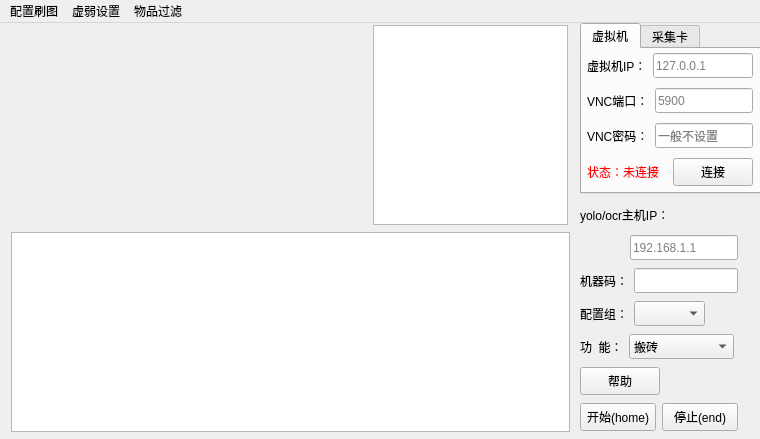
<?xml version="1.0" encoding="UTF-8"?>
<ui version="4.0">
 <class>MainWindow</class>
 <widget class="QMainWindow" name="MainWindow">
  <property name="geometry">
   <rect>
    <x>0</x>
    <y>0</y>
    <width>760</width>
    <height>439</height>
   </rect>
  </property>
  <property name="windowTitle">
   <string>工具人</string>
  </property>
  <widget class="QWidget" name="centralwidget">
   <widget class="QTableWidget" name="rolesTable">
    <property name="geometry">
     <rect>
      <x>11</x>
      <y>209</y>
      <width>559</width>
      <height>200</height>
     </rect>
    </property>
    <property name="minimumSize">
     <size>
      <width>559</width>
      <height>200</height>
     </size>
    </property>
    <property name="maximumSize">
     <size>
      <width>559</width>
      <height>200</height>
     </size>
    </property>
   </widget>
   <widget class="QWidget" name="horizontalLayoutWidget_6">
    <property name="geometry">
     <rect>
      <x>11</x>
      <y>1</y>
      <width>559</width>
      <height>202</height>
     </rect>
    </property>
    <layout class="QHBoxLayout" name="horizontalLayout_2">
     <item>
      <widget class="QLabel" name="label_10">
       <property name="minimumSize">
        <size>
         <width>356</width>
         <height>200</height>
        </size>
       </property>
       <property name="maximumSize">
        <size>
         <width>356</width>
         <height>200</height>
        </size>
       </property>
       <property name="text">
        <string/>
       </property>
      </widget>
     </item>
     <item>
      <widget class="QPlainTextEdit" name="logPlainTextEdit">
       <property name="minimumSize">
        <size>
         <width>195</width>
         <height>200</height>
        </size>
       </property>
       <property name="maximumSize">
        <size>
         <width>195</width>
         <height>200</height>
        </size>
       </property>
      </widget>
     </item>
    </layout>
   </widget>
   <widget class="QTabWidget" name="tabWidget">
    <property name="geometry">
     <rect>
      <x>580</x>
      <y>0</y>
      <width>181</width>
      <height>171</height>
     </rect>
    </property>
    <property name="currentIndex">
     <number>0</number>
    </property>
    <widget class="QWidget" name="tab">
     <attribute name="title">
      <string>虚拟机</string>
     </attribute>
     <widget class="QWidget" name="verticalLayoutWidget_2">
      <property name="geometry">
       <rect>
        <x>5</x>
        <y>0</y>
        <width>166</width>
        <height>141</height>
       </rect>
      </property>
      <layout class="QVBoxLayout" name="verticalLayout_2">
       <item>
        <layout class="QHBoxLayout" name="horizontalLayout_6">
         <property name="rightMargin">
          <number>0</number>
         </property>
         <item>
          <widget class="QLabel" name="label_4">
           <property name="sizePolicy">
            <sizepolicy hsizetype="Fixed" vsizetype="Preferred">
             <horstretch>0</horstretch>
             <verstretch>0</verstretch>
            </sizepolicy>
           </property>
           <property name="text">
            <string>虚拟机IP：</string>
           </property>
          </widget>
         </item>
         <item>
          <widget class="QLineEdit" name="lineEdit_3">
           <property name="sizePolicy">
            <sizepolicy hsizetype="Preferred" vsizetype="Fixed">
             <horstretch>0</horstretch>
             <verstretch>0</verstretch>
            </sizepolicy>
           </property>
           <property name="minimumSize">
            <size>
             <width>0</width>
             <height>25</height>
            </size>
           </property>
           <property name="placeholderText">
            <string>127.0.0.1</string>
           </property>
          </widget>
         </item>
        </layout>
       </item>
       <item>
        <layout class="QHBoxLayout" name="horizontalLayout_8">
         <property name="rightMargin">
          <number>0</number>
         </property>
         <item>
          <widget class="QLabel" name="label_5">
           <property name="sizePolicy">
            <sizepolicy hsizetype="Fixed" vsizetype="Preferred">
             <horstretch>0</horstretch>
             <verstretch>0</verstretch>
            </sizepolicy>
           </property>
           <property name="text">
            <string>VNC端口：</string>
           </property>
          </widget>
         </item>
         <item>
          <widget class="QLineEdit" name="lineEdit_4">
           <property name="minimumSize">
            <size>
             <width>0</width>
             <height>25</height>
            </size>
           </property>
           <property name="placeholderText">
            <string>5900</string>
           </property>
          </widget>
         </item>
        </layout>
       </item>
       <item>
        <layout class="QHBoxLayout" name="horizontalLayout_9">
         <property name="rightMargin">
          <number>0</number>
         </property>
         <item>
          <widget class="QLabel" name="label_6">
           <property name="sizePolicy">
            <sizepolicy hsizetype="Fixed" vsizetype="Preferred">
             <horstretch>0</horstretch>
             <verstretch>0</verstretch>
            </sizepolicy>
           </property>
           <property name="text">
            <string>VNC密码：</string>
           </property>
          </widget>
         </item>
         <item>
          <widget class="QLineEdit" name="lineEdit_5">
           <property name="minimumSize">
            <size>
             <width>0</width>
             <height>25</height>
            </size>
           </property>
           <property name="placeholderText">
            <string>一般不设置</string>
           </property>
          </widget>
         </item>
        </layout>
       </item>
       <item>
        <layout class="QHBoxLayout" name="horizontalLayout_5">
         <item>
          <widget class="QLabel" name="label_7">
           <property name="styleSheet">
            <string notr="true">color: rgb(255, 0, 0);</string>
           </property>
           <property name="text">
            <string>状态：未连接</string>
           </property>
          </widget>
         </item>
         <item>
          <widget class="QPushButton" name="startBtn_2">
           <property name="sizePolicy">
            <sizepolicy hsizetype="Fixed" vsizetype="Fixed">
             <horstretch>0</horstretch>
             <verstretch>0</verstretch>
            </sizepolicy>
           </property>
           <property name="minimumSize">
            <size>
             <width>0</width>
             <height>28</height>
            </size>
           </property>
           <property name="text">
            <string>连接</string>
           </property>
          </widget>
         </item>
        </layout>
       </item>
      </layout>
     </widget>
    </widget>
    <widget class="QWidget" name="tab_2">
     <attribute name="title">
      <string>采集卡</string>
     </attribute>
     <widget class="QWidget" name="verticalLayoutWidget">
      <property name="geometry">
       <rect>
        <x>5</x>
        <y>0</y>
        <width>166</width>
        <height>141</height>
       </rect>
      </property>
      <layout class="QVBoxLayout" name="verticalLayout">
       <item>
        <layout class="QHBoxLayout" name="horizontalLayout_23">
         <property name="rightMargin">
          <number>0</number>
         </property>
         <item>
          <widget class="QLabel" name="label_17">
           <property name="sizePolicy">
            <sizepolicy hsizetype="Fixed" vsizetype="Preferred">
             <horstretch>0</horstretch>
             <verstretch>0</verstretch>
            </sizepolicy>
           </property>
           <property name="text">
            <string>主控VID：</string>
           </property>
          </widget>
         </item>
         <item>
          <widget class="QLineEdit" name="lineEdit_10">
           <property name="minimumSize">
            <size>
             <width>0</width>
             <height>25</height>
            </size>
           </property>
           <property name="placeholderText">
            <string>0xC216</string>
           </property>
          </widget>
         </item>
        </layout>
       </item>
       <item>
        <layout class="QHBoxLayout" name="horizontalLayout_22">
         <property name="rightMargin">
          <number>0</number>
         </property>
         <item>
          <widget class="QLabel" name="label_16">
           <property name="sizePolicy">
            <sizepolicy hsizetype="Fixed" vsizetype="Preferred">
             <horstretch>0</horstretch>
             <verstretch>0</verstretch>
            </sizepolicy>
           </property>
           <property name="text">
            <string>主控PID：</string>
           </property>
          </widget>
         </item>
         <item>
          <widget class="QLineEdit" name="lineEdit_9">
           <property name="minimumSize">
            <size>
             <width>0</width>
             <height>25</height>
            </size>
           </property>
           <property name="placeholderText">
            <string>0x0301</string>
           </property>
          </widget>
         </item>
        </layout>
       </item>
       <item>
        <layout class="QHBoxLayout" name="horizontalLayout_20">
         <property name="rightMargin">
          <number>0</number>
         </property>
         <item>
          <widget class="QLabel" name="label_14">
           <property name="sizePolicy">
            <sizepolicy hsizetype="Fixed" vsizetype="Preferred">
             <horstretch>0</horstretch>
             <verstretch>0</verstretch>
            </sizepolicy>
           </property>
           <property name="text">
            <string>采集卡设备：</string>
           </property>
          </widget>
         </item>
         <item>
          <widget class="QComboBox" name="comboBox">
           <property name="sizePolicy">
            <sizepolicy hsizetype="Preferred" vsizetype="Fixed">
             <horstretch>0</horstretch>
             <verstretch>0</verstretch>
            </sizepolicy>
           </property>
           <property name="minimumSize">
            <size>
             <width>0</width>
             <height>25</height>
            </size>
           </property>
          </widget>
         </item>
        </layout>
       </item>
       <item>
        <layout class="QHBoxLayout" name="horizontalLayout_21">
         <item>
          <widget class="QLabel" name="label_15">
           <property name="styleSheet">
            <string notr="true">color: rgb(255, 0, 0);</string>
           </property>
           <property name="text">
            <string>状态：未连接</string>
           </property>
          </widget>
         </item>
         <item>
          <widget class="QPushButton" name="startBtn_4">
           <property name="sizePolicy">
            <sizepolicy hsizetype="Fixed" vsizetype="Fixed">
             <horstretch>0</horstretch>
             <verstretch>0</verstretch>
            </sizepolicy>
           </property>
           <property name="minimumSize">
            <size>
             <width>0</width>
             <height>28</height>
            </size>
           </property>
           <property name="text">
            <string>采集卡连接</string>
           </property>
          </widget>
         </item>
        </layout>
       </item>
      </layout>
     </widget>
    </widget>
   </widget>
   <widget class="QWidget" name="layoutWidget">
    <property name="geometry">
     <rect>
      <x>580</x>
      <y>310</y>
      <width>154</width>
      <height>27</height>
     </rect>
    </property>
    <layout class="QHBoxLayout" name="horizontalLayout_13">
     <item>
      <widget class="QLabel" name="label_9">
       <property name="sizePolicy">
        <sizepolicy hsizetype="Fixed" vsizetype="Preferred">
         <horstretch>0</horstretch>
         <verstretch>0</verstretch>
        </sizepolicy>
       </property>
       <property name="text">
        <string>功  能：</string>
       </property>
      </widget>
     </item>
     <item>
      <widget class="QComboBox" name="ComboBox_3">
       <property name="sizePolicy">
        <sizepolicy hsizetype="Preferred" vsizetype="Fixed">
         <horstretch>0</horstretch>
         <verstretch>0</verstretch>
        </sizepolicy>
       </property>
       <property name="minimumSize">
        <size>
         <width>0</width>
         <height>25</height>
        </size>
       </property>
       <property name="editable">
        <bool>false</bool>
       </property>
       <item>
        <property name="text">
         <string>搬砖</string>
        </property>
       </item>
       <item>
        <property name="text">
         <string>半自动剧情</string>
        </property>
       </item>
       <item>
        <property name="text">
         <string>手动找门剧情</string>
        </property>
       </item>
      </widget>
     </item>
    </layout>
   </widget>
   <widget class="QWidget" name="layoutWidget">
    <property name="geometry">
     <rect>
      <x>580</x>
      <y>178</y>
      <width>98</width>
      <height>27</height>
     </rect>
    </property>
    <layout class="QHBoxLayout" name="horizontalLayout_10">
     <item>
      <widget class="QLabel" name="label_2">
       <property name="minimumSize">
        <size>
         <width>0</width>
         <height>25</height>
        </size>
       </property>
       <property name="text">
        <string>yolo/ocr主机IP：</string>
       </property>
      </widget>
     </item>
    </layout>
   </widget>
   <widget class="QWidget" name="layoutWidget">
    <property name="geometry">
     <rect>
      <x>580</x>
      <y>211</y>
      <width>158</width>
      <height>27</height>
     </rect>
    </property>
    <layout class="QHBoxLayout" name="horizontalLayout_14">
     <item>
      <spacer name="horizontalSpacer_2">
       <property name="orientation">
        <enum>Qt::Horizontal</enum>
       </property>
       <property name="sizeHint" stdset="0">
        <size>
         <width>40</width>
         <height>20</height>
        </size>
       </property>
      </spacer>
     </item>
     <item>
      <widget class="QLineEdit" name="lineEdit">
       <property name="sizePolicy">
        <sizepolicy hsizetype="Preferred" vsizetype="Fixed">
         <horstretch>0</horstretch>
         <verstretch>0</verstretch>
        </sizepolicy>
       </property>
       <property name="minimumSize">
        <size>
         <width>0</width>
         <height>25</height>
        </size>
       </property>
       <property name="text">
        <string/>
       </property>
       <property name="placeholderText">
        <string>192.168.1.1</string>
       </property>
      </widget>
     </item>
    </layout>
   </widget>
   <widget class="QWidget" name="layoutWidget">
    <property name="geometry">
     <rect>
      <x>580</x>
      <y>343</y>
      <width>123</width>
      <height>30</height>
     </rect>
    </property>
    <layout class="QHBoxLayout" name="horizontalLayout_3">
     <property name="rightMargin">
      <number>0</number>
     </property>
     <item>
      <widget class="QPushButton" name="helpBtn">
       <property name="sizePolicy">
        <sizepolicy hsizetype="Fixed" vsizetype="Fixed">
         <horstretch>0</horstretch>
         <verstretch>0</verstretch>
        </sizepolicy>
       </property>
       <property name="minimumSize">
        <size>
         <width>0</width>
         <height>28</height>
        </size>
       </property>
       <property name="text">
        <string>帮助</string>
       </property>
      </widget>
     </item>
     <item>
      <spacer name="horizontalSpacer">
       <property name="orientation">
        <enum>Qt::Horizontal</enum>
       </property>
       <property name="sizeHint" stdset="0">
        <size>
         <width>40</width>
         <height>20</height>
        </size>
       </property>
      </spacer>
     </item>
    </layout>
   </widget>
   <widget class="QWidget" name="layoutWidget">
    <property name="geometry">
     <rect>
      <x>580</x>
      <y>379</y>
      <width>158</width>
      <height>30</height>
     </rect>
    </property>
    <layout class="QHBoxLayout" name="horizontalLayout">
     <property name="rightMargin">
      <number>0</number>
     </property>
     <item>
      <widget class="QPushButton" name="startBtn">
       <property name="minimumSize">
        <size>
         <width>0</width>
         <height>28</height>
        </size>
       </property>
       <property name="text">
        <string>开始(home)</string>
       </property>
      </widget>
     </item>
     <item>
      <widget class="QPushButton" name="stopBtn">
       <property name="minimumSize">
        <size>
         <width>0</width>
         <height>28</height>
        </size>
       </property>
       <property name="text">
        <string>停止(end)</string>
       </property>
      </widget>
     </item>
    </layout>
   </widget>
   <widget class="QWidget" name="layoutWidget">
    <property name="geometry">
     <rect>
      <x>580</x>
      <y>244</y>
      <width>158</width>
      <height>27</height>
     </rect>
    </property>
    <layout class="QHBoxLayout" name="horizontalLayout_11">
     <item>
      <widget class="QLabel" name="label_3">
       <property name="sizePolicy">
        <sizepolicy hsizetype="Fixed" vsizetype="Preferred">
         <horstretch>0</horstretch>
         <verstretch>0</verstretch>
        </sizepolicy>
       </property>
       <property name="text">
        <string>机器码：</string>
       </property>
      </widget>
     </item>
     <item>
      <widget class="QLineEdit" name="lineEdit_2">
       <property name="minimumSize">
        <size>
         <width>0</width>
         <height>25</height>
        </size>
       </property>
      </widget>
     </item>
    </layout>
   </widget>
   <widget class="QWidget" name="layoutWidget">
    <property name="geometry">
     <rect>
      <x>580</x>
      <y>277</y>
      <width>125</width>
      <height>27</height>
     </rect>
    </property>
    <layout class="QHBoxLayout" name="horizontalLayout_12">
     <item>
      <widget class="QLabel" name="label">
       <property name="sizePolicy">
        <sizepolicy hsizetype="Fixed" vsizetype="Preferred">
         <horstretch>0</horstretch>
         <verstretch>0</verstretch>
        </sizepolicy>
       </property>
       <property name="text">
        <string>配置组：</string>
       </property>
      </widget>
     </item>
     <item>
      <widget class="QComboBox" name="settingsGroupComboBox">
       <property name="sizePolicy">
        <sizepolicy hsizetype="Preferred" vsizetype="Fixed">
         <horstretch>0</horstretch>
         <verstretch>0</verstretch>
        </sizepolicy>
       </property>
       <property name="minimumSize">
        <size>
         <width>0</width>
         <height>25</height>
        </size>
       </property>
       <property name="editable">
        <bool>false</bool>
       </property>
      </widget>
     </item>
    </layout>
   </widget>
  </widget>
  <widget class="QMenuBar" name="menubar">
   <property name="geometry">
    <rect>
     <x>0</x>
     <y>0</y>
     <width>760</width>
     <height>23</height>
    </rect>
   </property>
   <widget class="QMenu" name="menu">
    <property name="title">
     <string>配置刷图</string>
    </property>
    <addaction name="addSettingsGroupAction"/>
    <addaction name="addRoleAction"/>
    <addaction name="action12"/>
    <addaction name="Keyboardsettings"/>
   </widget>
   <widget class="QMenu" name="menu_weak">
    <property name="title">
     <string>虚弱设置</string>
    </property>
    <addaction name="GoldRecovery"/>
    <addaction name="ContractRecovery"/>
    <addaction name="Ignore"/>
    <addaction name="Wait"/>
   </widget>
   <widget class="QMenu" name="menu_2">
    <property name="title">
     <string>物品过滤</string>
    </property>
   </widget>
   <addaction name="menu"/>
   <addaction name="menu_weak"/>
   <addaction name="menu_2"/>
  </widget>
  <action name="actionc">
   <property name="text">
    <string>c</string>
   </property>
  </action>
  <action name="addSettingsGroupAction">
   <property name="text">
    <string>创建配置组</string>
   </property>
  </action>
  <action name="addRoleAction">
   <property name="text">
    <string>角色配置</string>
   </property>
  </action>
  <action name="action12">
   <property name="text">
    <string>账号登录</string>
   </property>
  </action>
  <action name="Keyboardsettings">
   <property name="text">
    <string>按键配置</string>
   </property>
  </action>
  <action name="Weaksettings">
   <property name="text">
    <string>虚弱设置</string>
   </property>
  </action>
  <action name="goodsfilter">
   <property name="text">
    <string>物品过滤</string>
   </property>
  </action>
  <action name="GoldRecovery">
   <property name="checkable">
    <bool>true</bool>
   </property>
   <property name="text">
    <string>金币恢复</string>
   </property>
  </action>
  <action name="ContractRecovery">
   <property name="checkable">
    <bool>true</bool>
   </property>
   <property name="text">
    <string>契约恢复</string>
   </property>
  </action>
  <action name="Wait">
   <property name="checkable">
    <bool>true</bool>
   </property>
   <property name="text">
    <string>等待</string>
   </property>
  </action>
  <action name="Ignore">
   <property name="checkable">
    <bool>true</bool>
   </property>
   <property name="text">
    <string>无视虚弱</string>
   </property>
  </action>
 </widget>
 <resources/>
 <connections>
  <connection>
   <sender>startBtn</sender>
   <signal>clicked()</signal>
   <receiver>MainWindow</receiver>
   <slot>start_clicked()</slot>
   <hints>
    <hint type="sourcelabel">
     <x>639</x>
     <y>403</y>
    </hint>
    <hint type="destinationlabel">
     <x>7</x>
     <y>90</y>
    </hint>
   </hints>
  </connection>
  <connection>
   <sender>stopBtn</sender>
   <signal>clicked()</signal>
   <receiver>MainWindow</receiver>
   <slot>stop_clicked()</slot>
   <hints>
    <hint type="sourcelabel">
     <x>736</x>
     <y>403</y>
    </hint>
    <hint type="destinationlabel">
     <x>279</x>
     <y>87</y>
    </hint>
   </hints>
  </connection>
  <connection>
   <sender>addSettingsGroupAction</sender>
   <signal>triggered()</signal>
   <receiver>MainWindow</receiver>
   <slot>open_settings_group_dialog()</slot>
   <hints>
    <hint type="sourcelabel">
     <x>-1</x>
     <y>-1</y>
    </hint>
    <hint type="destinationlabel">
     <x>371</x>
     <y>161</y>
    </hint>
   </hints>
  </connection>
  <connection>
   <sender>addRoleAction</sender>
   <signal>triggered()</signal>
   <receiver>MainWindow</receiver>
   <slot>open_roles_dialog()</slot>
   <hints>
    <hint type="sourcelabel">
     <x>-1</x>
     <y>-1</y>
    </hint>
    <hint type="destinationlabel">
     <x>371</x>
     <y>161</y>
    </hint>
   </hints>
  </connection>
 </connections>
 <slots>
  <slot>load_model_clicked()</slot>
  <slot>start_clicked()</slot>
  <slot>stop_clicked()</slot>
  <slot>open_settings_group_dialog()</slot>
  <slot>open_roles_dialog()</slot>
  <slot>compute_x_speed()</slot>
  <slot>compute_y_speed()</slot>
 </slots>
</ui>
